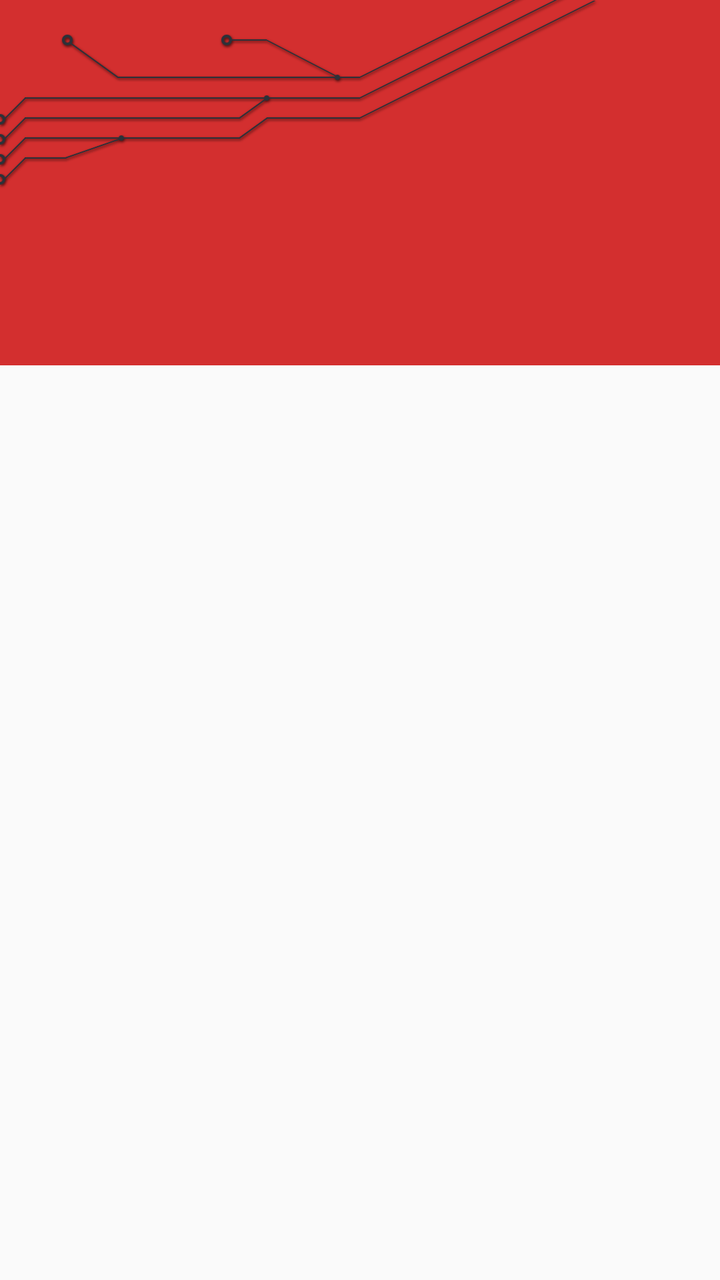
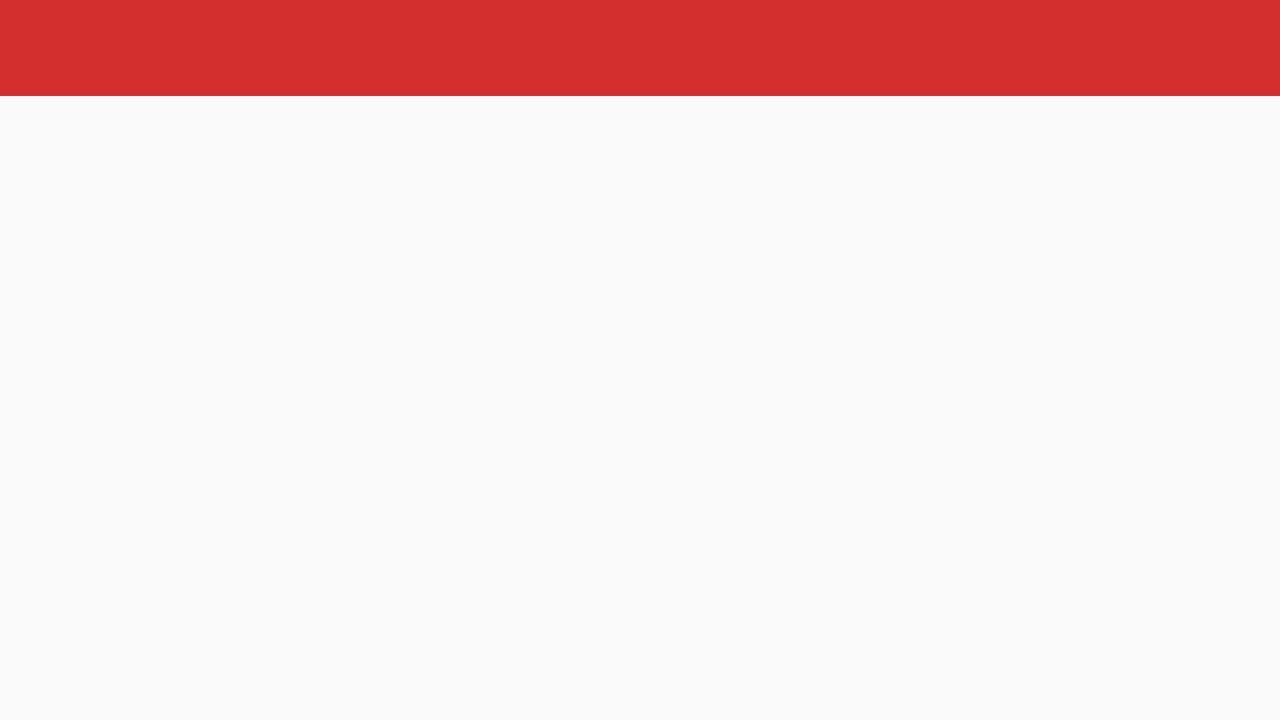

Two renders of one Android screen. The first uses the default layout on a phone; the second uses the alternative layout the repository ships for a different screen configuration, on a matching device. The two XML files are below.
<!-- AndroidManifest.xml: application theme AppTheme -->
<!-- res/layout/fragment_main.xml -->
<?xml version="1.0" encoding="utf-8"?>

<android.support.design.widget.CoordinatorLayout
    xmlns:android="http://schemas.android.com/apk/res/android"
    xmlns:app="http://schemas.android.com/apk/res-auto"
    xmlns:tools="http://schemas.android.com/tools"
    android:layout_width="match_parent"
    android:layout_height="match_parent"
    android:fitsSystemWindows="true"
    tools:context=".presentation.view.activity.MainScreenActivity">

    <LinearLayout
        android:layout_width="match_parent"
        android:layout_height="match_parent"
        android:orientation="vertical">

        <android.support.design.widget.AppBarLayout
            android:id="@+id/appbar"
            android:layout_width="match_parent"
            android:layout_height="wrap_content"
            android:theme="@style/AppTheme.AppBarOverlay">

            <android.support.design.widget.CollapsingToolbarLayout
                android:id="@+id/collapsing_toolbar"
                android:layout_width="match_parent"
                android:layout_height="match_parent"
                app:contentScrim="?attr/colorPrimary"
                app:expandedTitleMarginEnd="64dp"
                app:expandedTitleMarginStart="48dp">

                <ImageView
                    android:id="@+id/image"
                    android:src="@drawable/bg_main"
                    android:layout_width="match_parent"
                    android:layout_height="wrap_content"
                    android:adjustViewBounds="true"
                    android:scaleType="centerCrop" />

                <android.support.v7.widget.Toolbar
                    android:id="@+id/toolbar"
                    android:layout_width="match_parent"
                    android:layout_height="?attr/actionBarSize"
                    app:popupTheme="@style/ThemeOverlay.AppCompat.Light" />

            </android.support.design.widget.CollapsingToolbarLayout>

        </android.support.design.widget.AppBarLayout>

        <ViewStub
            android:id="@+id/content_container"
            android:inflatedId="@+id/content_container"
            android:layout_width="match_parent"
            android:layout_height="match_parent" />

    </LinearLayout>

</android.support.design.widget.CoordinatorLayout>
<!-- resources referenced by this layout -->
<resources>
  <!-- drawable bg_main: png bitmap (drawable, 43253 bytes) -->
  <style name="AppTheme.AppBarOverlay" parent="ThemeOverlay.AppCompat.Dark.ActionBar" />
  <style name="AppTheme" parent="Theme.AppCompat.Light.DarkActionBar">
          
          <item name="colorPrimary">@color/colorPrimary</item>
          <item name="colorPrimaryDark">@color/colorPrimaryDark</item>
          <item name="colorAccent">@color/colorAccent</item>
  
          <item name="alertDialogTheme">@style/AppTheme.Dialog.Alert</item>
      </style>
  <color name="colorPrimary">#D32F2F</color>
  <color name="colorPrimaryDark">#B71C1C</color>
  <color name="colorAccent">#FFC107</color>
  <style name="AppTheme.Dialog.Alert" parent="Theme.AppCompat.Light.Dialog.Alert">
          <item name="colorPrimary">@color/colorPrimary</item>
          <item name="colorPrimaryDark">@color/colorPrimaryDark</item>
          <item name="colorAccent">@color/colorAccent</item>
  
          <item name="android:textColorHighlight">@color/text_highlight</item>
      </style>
  <color name="text_highlight">#66D32F2F</color>
</resources>
<!-- res/layout-land/fragment_main.xml (the author's variant of the layout above) -->
<!-- drawn on the phone turned sideways -->
<?xml version="1.0" encoding="utf-8"?>

<android.support.design.widget.CoordinatorLayout
    xmlns:android="http://schemas.android.com/apk/res/android"
    xmlns:app="http://schemas.android.com/apk/res-auto"
    xmlns:tools="http://schemas.android.com/tools"
    android:layout_width="match_parent"
    android:layout_height="match_parent"
    android:fitsSystemWindows="true"
    tools:context=".presentation.view.activity.MainScreenActivity">

    <LinearLayout
        android:layout_width="match_parent"
        android:layout_height="match_parent"
        android:orientation="vertical">

        <android.support.design.widget.AppBarLayout
            android:id="@+id/appbar"
            android:fitsSystemWindows="true"
            android:layout_width="match_parent"
            android:layout_height="?attr/actionBarSize"
            android:theme="@style/AppTheme.AppBarOverlay">

                <android.support.v7.widget.Toolbar
                    android:id="@+id/toolbar"
                    android:layout_width="match_parent"
                    android:layout_height="?attr/actionBarSize"
                    app:popupTheme="@style/ThemeOverlay.AppCompat.Light" />


        </android.support.design.widget.AppBarLayout>

        <ViewStub
            android:id="@+id/content_container"
            android:inflatedId="@+id/content_container"
            android:layout_width="match_parent"
            android:layout_height="match_parent" />

    </LinearLayout>

    <ViewStub
        android:id="@+id/action_button_container"
        android:layout_margin="@dimen/fab_margin"
        android:layout_gravity="bottom|right|end"
        app:borderWidth="0dp"
        android:layout_width="wrap_content"
        android:layout_height="wrap_content" />

</android.support.design.widget.CoordinatorLayout>
<!-- resources referenced by the variant -->
<!-- as the phone turned sideways resolves them -->
<resources>
  <dimen name="fab_margin">16dp</dimen>
  <style name="AppTheme.AppBarOverlay" parent="ThemeOverlay.AppCompat.Dark.ActionBar" />
  <style name="AppTheme" parent="Theme.AppCompat.Light.DarkActionBar">
          
          <item name="colorPrimary">@color/colorPrimary</item>
          <item name="colorPrimaryDark">@color/colorPrimaryDark</item>
          <item name="colorAccent">@color/colorAccent</item>
  
          <item name="alertDialogTheme">@style/AppTheme.Dialog.Alert</item>
      </style>
  <color name="colorPrimary">#D32F2F</color>
  <color name="colorPrimaryDark">#B71C1C</color>
  <color name="colorAccent">#FFC107</color>
  <style name="AppTheme.Dialog.Alert" parent="Theme.AppCompat.Light.Dialog.Alert">
          <item name="colorPrimary">@color/colorPrimary</item>
          <item name="colorPrimaryDark">@color/colorPrimaryDark</item>
          <item name="colorAccent">@color/colorAccent</item>
  
          <item name="android:textColorHighlight">@color/text_highlight</item>
      </style>
  <color name="text_highlight">#66D32F2F</color>
</resources>
